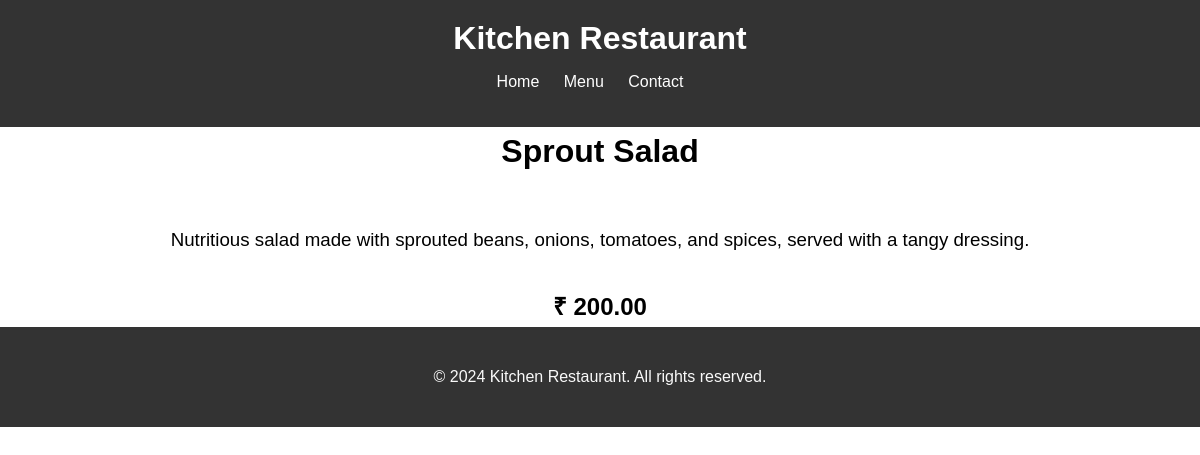
Page /kitchen_menu/22/ on the committed database.
### kitchen_menu/models.py (models this page shows, shortened)
class Menu(models.Model):
    Name = models.CharField(max_length=200, unique=True)
    Description = models.CharField(max_length=1000)
    Price = models.DecimalField(max_digits=10, decimal_places=2)
    Meal_type = models.CharField(max_length=20, choices=MEAL_TYPE)
    Author = models.ForeignKey(User, on_delete = models.PROTECT, default=2)
    status = models.IntegerField(choices=STATUS, default=1)
    created_at = models.DateTimeField(auto_now_add = True)
    updates_at = models.DateTimeField(auto_now=True)

### kitchen_menu/views.py (the view)
# urls.py: path('<int:pk>/', views.details, name='details'),
def details(request, pk):
    dish = get_object_or_404(Menu, pk = pk)
    context = {
        'dish' : dish,
    }
    return render(request, 'details.html', context)

### templates/details.html
{% extends 'base.html' %}
{% block content %}
<div class="landing" style="background-color: white; color: black; flex-direction: column;">
    <h1>{{dish.Name}}</h1><br>
    <h3 style="font-weight: normal;">{{ dish.Description }}</h3>
    <h2>₹ {{ dish.Price }}</h2>
</div>
{% endblock %}

### templates/base.html (style rules this page uses)
body { font-family: Arial, sans-serif; margin: 0; padding: 0; }
.landing { background-color: #333; color: #f9f9f9; width: 100%; height: 100px; display: flex; justify-content: center; align-items: center; margin-top: 50px; }

### rows in the picture
Menu: Name "Sprout Salad", Description "Nutritious salad made with sprouted beans, onions, tomatoes, and spices, served with a tangy dressing.", Price "200.00"
